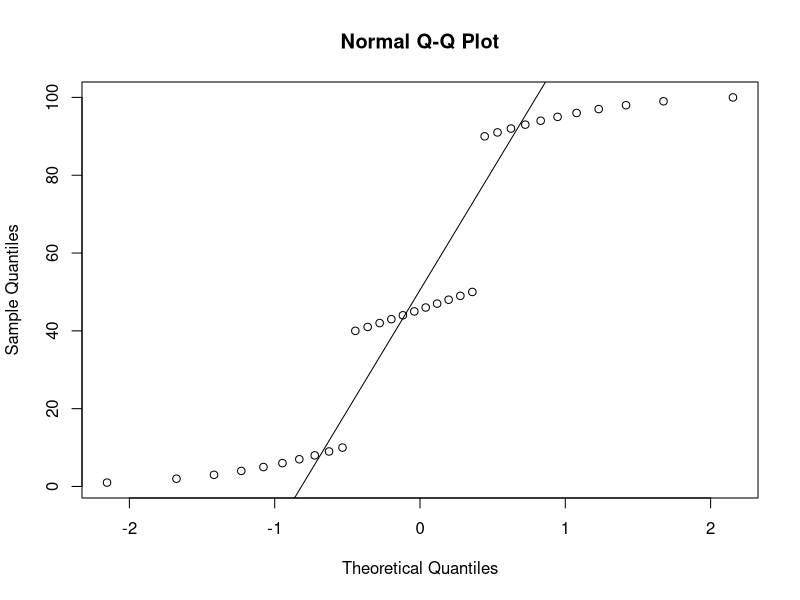
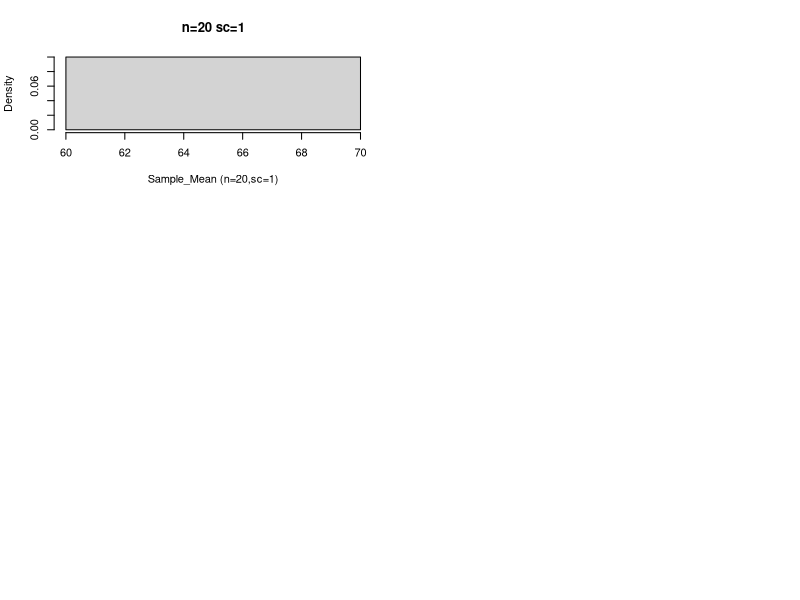

Here is the R script that generated these plots, in order: (Note: this script raises an error after producing the figures.)
# ------------------------------------------------------------------------
# 모집단 데이터
# ------------------------------------------------------------------------
population=c(1:10,40:50,90:100)
qqnorm(population)
qqline(population)


# ------------------------------------------------------------------------
# 표본 원소 갯수 20개, 표본 갯수 1 ~ 1000개
# ------------------------------------------------------------------------
par(mfrow = c(3, 2))

sample_num=30

Sample_Mean=numeric()

# 표본 크기 20개, 표본 수 1개 생성 및 평균값 저장 ==========================
for(i in 1) 
    Sample_Mean[i]=mean(sample(population,sample_num,replace=TRUE))

# 시각화
hist(Sample_Mean,freq=FALSE,main="n=20 sc=1",xlab="Sample_Mean (n=20,sc=1)")
lines(density(Sample_Mean))


# 표본 크기 20개, 표본 수 5개 생성 및 평균값 저장 ==========================
Sample_Mean=numeric()

for(i in 1:5) Sample_Mean[i]=mean(sample(population,sample_num,replace=TRUE))

hist(Sample_Mean,freq=FALSE,main="s=20 sc=5",xlab="Sample_Mean (n=20,sc=5)")

lines(density(Sample_Mean))


# 표본 크기 20개, 표본 수 10개 생성 및 평균값 저장 ==========================
Sample_Mean=numeric()

for(i in 1:10) Sample_Mean[i]=mean(sample(population,sample_num,replace=TRUE))

hist(Sample_Mean,freq=FALSE,main="n=20 sc=10",xlab="Sample_Mean (n=20,sc=10)")

lines(density(Sample_Mean))



# 표본 크기 20개, 표본 수 30개 생성 및 평균값 저장 ==========================
Sample_Mean=numeric()

for(i in 1:30) Sample_Mean[i]=mean(sample(population,sample_num,replace=TRUE))

hist(Sample_Mean,freq=FALSE,main="n=20 sc=30",xlab="Sample_Mean (n=20, sc=30)")

lines(density(Sample_Mean))


# 표본 크기 20개, 표본 수 100개 생성 및 평균값 저장 ==========================
Sample_Mean=numeric()

for(i in 1:100) Sample_Mean[i]=mean(sample(population,sample_num,replace=TRUE))

hist(Sample_Mean,freq=FALSE,main="n=20, sc=100",xlab="Sample_Mean (n=20, sc=100)")

lines(density(Sample_Mean))


# 표본 크기 20개, 표본 수 300개 생성 및 평균값 저장 ==========================
Sample_Mean=numeric()

for(i in 1:300) Sample_Mean[i]=mean(sample(population,sample_num,replace=TRUE))

hist(Sample_Mean,freq=FALSE,main="n=20, sc=300",xlab="Sample_Mean (n=20, sc=300)")

lines(density(Sample_Mean))